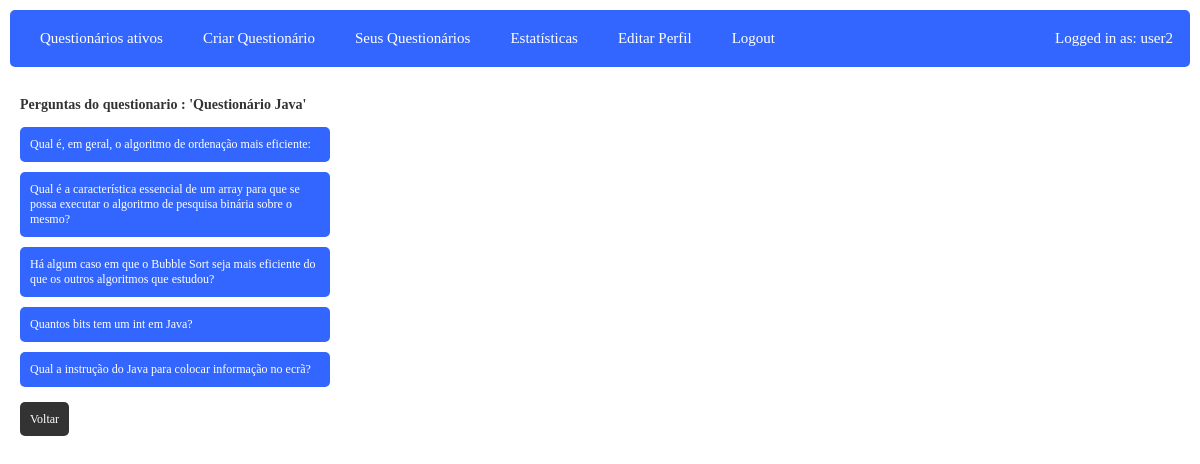
The page /php/www/verSeuQuestionario.php?questionario=1 (signed in) on the database its author committed.
### tables this page shows
CREATE TABLE `users` (
  `id` int(11) NOT NULL,
  `nome` varchar(80) NOT NULL,
  `email` varchar(100) NOT NULL,
  `password` varchar(200) NOT NULL,
  `tipo` int(11) NOT NULL
);

CREATE TABLE `questionario` (
  `QuestionarioID` int(11) NOT NULL,
  `UserCriacao` int(11) NOT NULL,
  `Modo` varchar(50) NOT NULL,
  `Titulo` varchar(50) NOT NULL,
  `Descricao` text NOT NULL,
  `DataDeCriacao` date DEFAULT NULL,
  `Acesso` varchar(50) NOT NULL,
  `Dificuldade` varchar(50) NOT NULL,
  `TimerMinutos` int(11) NOT NULL,
  `TimerSegundos` int(11) NOT NULL
);

CREATE TABLE `pergunta` (
  `PerguntaID` int(11) NOT NULL,
  `Texto` text NOT NULL,
  `Resposta` int(11) NOT NULL,
  `QuestionarioID` int(11) NOT NULL
);

### php/www/functions.php (called while the page is built, shortened)
<?php
function loggedin(){
	if(isset($_SESSION['user_id']) && !empty($_SESSION['user_id'])){
		return true;
	}else{
		return false;
	}
}
function get_perguntas_by_questionario($pdo,$questionarioID){
    $statement = $pdo->prepare("SELECT * FROM `pergunta` WHERE `QuestionarioID` = $questionarioID order by `PerguntaID`");
    $statement->execute();
    $suas_perguntas = $statement->fetchAll();
    return $suas_perguntas;
}
function get_seus_questionarios($pdo, $user_id){
    $statement = $pdo->prepare("SELECT * FROM `questionario` WHERE `UserCriacao` = $user_id order by `QuestionarioID`");
    $statement->execute();
    $seus_questionarios = $statement->fetchAll();
    return $seus_questionarios;
}
function get_all_users($pdo){
	$statement = $pdo->prepare("SELECT * FROM users");
	$statement->execute();
	$all_users = $statement->fetchAll();
	return $all_users;
}
function get_all_questionarios($pdo){
    $statement = $pdo->prepare("SELECT * FROM questionario");
    $statement->execute();
    $all_questionarios = $statement->fetchAll();
    return $all_questionarios;
}

### php/www/verSeuQuestionario.php (the view, shortened to what this page needs)
<html>
<head>
    <link rel='stylesheet' href='style.css'/>
    <head>
<body>
<?php
include 'functions.php';
include 'header.php';
$pdo = create_database_connection();
?>
<div class='container'>
    <?php
    $my_id = $_SESSION['user_id'];
    $questionarioID = $_GET['questionario'];
    $questionarios = get_seus_questionarios($pdo,$my_id);
    $perguntas = get_perguntas_by_questionario($pdo,$questionarioID);
    foreach ($questionarios as $questionario) {
        if ($questionarioID == $questionario['QuestionarioID']) {
            $questionarioTexto = $questionario['Titulo'];
        }
    }
    echo "<h3>Perguntas do questionario : '$questionarioTexto'</h3>";
    foreach ($perguntas as $pergunta) {
            $pergunta_id = $pergunta["PerguntaID"];
            $pergunta_texto = $pergunta["Texto"];
            echo "<a href='verSuasPergunta.php?pergunta=$pergunta_id' class='boxBom3' style='display:block'>$pergunta_texto</a>";
    }
    ?>
    <?php
    echo "<a href='seusQuestionarios.php' class='box' >Voltar</a>";
    ?>
</div>
</body>
</html>
</html>

### php/www/header.php (shortened to what this page needs)
<div id='title_bar'>
<ul>
	<?php
	if(loggedin()){
		?>
		<?php
		$my_id=$_SESSION['user_id'];
		$pdo = create_database_connection();
		$users=get_all_users($pdo);
        $questionarios=get_all_questionarios($pdo);
        ?><li><a href='questionariosAtivos.php'>Questionários ativos</a></li><?php
        ?><li><a href='introduzirQuestionarioModo.php'>Criar Questionário</a></li><?php
        ?><li><a href='opcoesSeusQuestionarios.php' class='box' >Seus Questionários</a></li><?php
		foreach($users as $user){
			$user_id=$user["id"];
			if($user_id==$my_id){
				if($user['tipo']==1){
					?>
                    <li><a href='apagarQuestionario.php'>Apagar Questionários</a></li>
                    <li><a href='membros.php'>Membros</a></li>
                    <li><a href='gerirUtilizadores.php'>Gerir Utilizadores</a></li>
					<?php
				}if($user['tipo']==0){
					?>
                    <li><a href='estatisticas.php' class='box' >Estatísticas</a></li>
                    <li><a href='editarPerfil.php' class='box'>Editar Perfil</a></li>
					<?php
				}
			}
		}
		?>
		<li><a href='logout.php'>Logout</a></li>
		<div class="topright">
		<?php
		foreach($users as $user){
			$userid=$user["id"];
			if($userid==$my_id){
				$nome=$user['nome'];
				echo "<h10>Logged in as: $nome</h10>";
			}
		}
		?>
		</div>
		<?php
	}else{
		?>
		<li><a href='login.php'>Log in</a></li>
		<li><a href='registar.php'>Registar</a></li>
		<?php
	}
	?>
</ul>
</div>

### php/www/style.css (style rules this page uses)
body { font-family: verdana; font-size: 12px; background: #ffffff; color:#fff; margin:10px; padding:0px; }
#title_bar { background: #3366ff; color:#333; padding: 10px; border-radius:5px; }
#title_bar ul { list-style:none; padding: 0px; margin:0px; }
#title_bar ul li { float:left; padding:10px 10px; }
#title_bar ul li a { background: #3366ff; color: #ffffff; font-size: 15px; padding: 10px; text-decoration: none; border-radius: 5px; }
.container { background: #ffffff; color:#333; padding:10px; border-radius: 20px; margin:5px 0px; min-height: 800px; }
.box { background: #333; color: #fff; padding:10px; border-radius: 5px; margin: 10px 0px; width:25%; text-decoration:none; }
.boxBom3 { background: #3366ff; color: #fff; padding:10px; border-radius: 5px; margin: 10px 0px; width:25%; text-decoration:none; }
.topright { position: absolute; top: 28px; right: 25px; font-size: 15px; background: #3366ff; color: #ffffff; padding: 2px; width:auto; }

### rows shown on the page
users: tipo "Estatísticas", nome "user2"
questionario: Titulo "Questionário Java"
pergunta: Texto "Qual é, em geral, o algoritmo de ordenação mais eficiente:"
pergunta: Texto "Qual é a característica essencial de um array para que se possa executar o algoritmo de pesquisa binária sobre o mesmo?"
pergunta: Texto "Há algum caso em que o Bubble Sort seja mais eficiente do que os outros algoritmos que estudou?"
pergunta: Texto "Quantos bits tem um int em Java?"
pergunta: Texto "Qual a instrução do Java para colocar informação no ecrã?"
